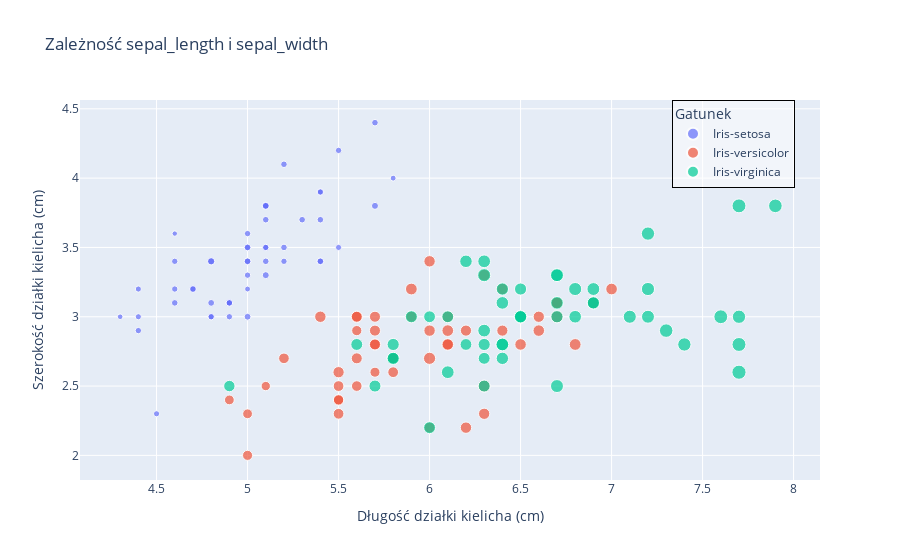

Notebook code for this chart:
### Code cell
fig = px.scatter(
    flowers,
    x="sepal_length",
    y="sepal_width",
    color="species",
    size='petal_length',
    size_max=10,
    title="Zależność sepal_length i sepal_width",
    labels={"sepal_length": "Długość działki kielicha (cm)", "sepal_width": "Szerokość działki kielicha (cm)"}
)

fig.update_layout(
    legend_title_text="Gatunek",
    legend=dict(
        x=0.8, y=1,
        bgcolor="rgba(255,255,255,0.5)",
        bordercolor="black",
        borderwidth=1
    )
)

fig.show()

### Figure 1 — Plotly figure (JSON) as saved in the notebook; plotly's stock layout.template omitted (floating-point values rounded to 4 significant figures)
{"data": [{"hovertemplate": "species=Iris-setosa<br>Długość działki kielicha (cm)=%{x}<br>Szerokość działki kielicha (cm)=%{y}<br>petal_length=%{marker.size}<extra></extra>", "legendgroup": "Iris-setosa", "marker": {"color": "#636efa", "size": [1.4, 1.4, 1.3, 1.5, 1.4, 1.7, 1.4, 1.5, 1.4, 1.5, 1.5, 1.6, 1.4, 1.1, 1.2, 1.5, 1.3, 1.4, 1.7, 1.5, 1.7, 1.5, 1.0, 1.7, 1.9, 1.6, 1.6, 1.5, 1.4, 1.6, 1.6, 1.5, 1.5, 1.4, 1.5, 1.2, 1.3, 1.5, 1.3, 1.5, 1.3, 1.3, 1.3, 1.6, 1.9, 1.4, 1.6, 1.4, 1.5, 1.4], "sizemode": "area", "sizeref": 0.069, "symbol": "circle"}, "mode": "markers", "name": "Iris-setosa", "orientation": "v", "showlegend": true, "type": "scatter", "x": [5.1, 4.9, 4.7, 4.6, 5.0, 5.4, 4.6, 5.0, 4.4, 4.9, 5.4, 4.8, 4.8, 4.3, 5.8, 5.7, 5.4, 5.1, 5.7, 5.1, 5.4, 5.1, 4.6, 5.1, 4.8, 5.0, 5.0, 5.2, 5.2, 4.7, 4.8, 5.4, 5.2, 5.5, 4.9, 5.0, 5.5, 4.9, 4.4, 5.1, 5.0, 4.5, 4.4, 5.0, 5.1, 4.8, 5.1, 4.6, 5.3, 5.0], "xaxis": "x", "y": [3.5, 3.0, 3.2, 3.1, 3.6, 3.9, 3.4, 3.4, 2.9, 3.1, 3.7, 3.4, 3.0, 3.0, 4.0, 4.4, 3.9, 3.5, 3.8, 3.8, 3.4, 3.7, 3.6, 3.3, 3.4, 3.0, 3.4, 3.5, 3.4, 3.2, 3.1, 3.4, 4.1, 4.2, 3.1, 3.2, 3.5, 3.1, 3.0, 3.4, 3.5, 2.3, 3.2, 3.5, 3.8, 3.0, 3.8, 3.2, 3.7, 3.3], "yaxis": "y"}, {"hovertemplate": "species=Iris-versicolor<br>Długość działki kielicha (cm)=%{x}<br>Szerokość działki kielicha (cm)=%{y}<br>petal_length=%{marker.size}<extra></extra>", "legendgroup": "Iris-versicolor", "marker": {"color": "#EF553B", "size": [4.7, 4.5, 4.9, 4.0, 4.6, 4.5, 4.7, 3.3, 4.6, 3.9, 3.5, 4.2, 4.0, 4.7, 3.6, 4.4, 4.5, 4.1, 4.5, 3.9, 4.8, 4.0, 4.9, 4.7, 4.3, 4.4, 4.8, 5.0, 4.5, 3.5, 3.8, 3.7, 3.9, 5.1, 4.5, 4.5, 4.7, 4.4, 4.1, 4.0, 4.4, 4.6, 4.0, 3.3, 4.2, 4.2, 4.2, 4.3, 3.0, 4.1], "sizemode": "area", "sizeref": 0.069, "symbol": "circle"}, "mode": "markers", "name": "Iris-versicolor", "orientation": "v", "showlegend": true, "type": "scatter", "x": [7.0, 6.4, 6.9, 5.5, 6.5, 5.7, 6.3, 4.9, 6.6, 5.2, 5.0, 5.9, 6.0, 6.1, 5.6, 6.7, 5.6, 5.8, 6.2, 5.6, 5.9, 6.1, 6.3, 6.1, 6.4, 6.6, 6.8, 6.7, 6.0, 5.7, 5.5, 5.5, 5.8, 6.0, 5.4, 6.0, 6.7, 6.3, 5.6, 5.5, 5.5, 6.1, 5.8, 5.0, 5.6, 5.7, 5.7, 6.2, 5.1, 5.7], "xaxis": "x", "y": [3.2, 3.2, 3.1, 2.3, 2.8, 2.8, 3.3, 2.4, 2.9, 2.7, 2.0, 3.0, 2.2, 2.9, 2.9, 3.1, 3.0, 2.7, 2.2, 2.5, 3.2, 2.8, 2.5, 2.8, 2.9, 3.0, 2.8, 3.0, 2.9, 2.6, 2.4, 2.4, 2.7, 2.7, 3.0, 3.4, 3.1, 2.3, 3.0, 2.5, 2.6, 3.0, 2.6, 2.3, 2.7, 3.0, 2.9, 2.9, 2.5, 2.8], "yaxis": "y"}, {"hovertemplate": "species=Iris-virginica<br>Długość działki kielicha (cm)=%{x}<br>Szerokość działki kielicha (cm)=%{y}<br>petal_length=%{marker.size}<extra></extra>", "legendgroup": "Iris-virginica", "marker": {"color": "#00cc96", "size": [6.0, 5.1, 5.9, 5.6, 5.8, 6.6, 4.5, 6.3, 5.8, 6.1, 5.1, 5.3, 5.5, 5.0, 5.1, 5.3, 5.5, 6.7, 6.9, 5.0, 5.7, 4.9, 6.7, 4.9, 5.7, 6.0, 4.8, 4.9, 5.6, 5.8, 6.1, 6.4, 5.6, 5.1, 5.6, 6.1, 5.6, 5.5, 4.8, 5.4, 5.6, 5.1, 5.1, 5.9, 5.7, 5.2, 5.0, 5.2, 5.4, 5.1], "sizemode": "area", "sizeref": 0.069, "symbol": "circle"}, "mode": "markers", "name": "Iris-virginica", "orientation": "v", "showlegend": true, "type": "scatter", "x": [6.3, 5.8, 7.1, 6.3, 6.5, 7.6, 4.9, 7.3, 6.7, 7.2, 6.5, 6.4, 6.8, 5.7, 5.8, 6.4, 6.5, 7.7, 7.7, 6.0, 6.9, 5.6, 7.7, 6.3, 6.7, 7.2, 6.2, 6.1, 6.4, 7.2, 7.4, 7.9, 6.4, 6.3, 6.1, 7.7, 6.3, 6.4, 6.0, 6.9, 6.7, 6.9, 5.8, 6.8, 6.7, 6.7, 6.3, 6.5, 6.2, 5.9], "xaxis": "x", "y": [3.3, 2.7, 3.0, 2.9, 3.0, 3.0, 2.5, 2.9, 2.5, 3.6, 3.2, 2.7, 3.0, 2.5, 2.8, 3.2, 3.0, 3.8, 2.6, 2.2, 3.2, 2.8, 2.8, 2.7, 3.3, 3.2, 2.8, 3.0, 2.8, 3.0, 2.8, 3.8, 2.8, 2.8, 2.6, 3.0, 3.4, 3.1, 3.0, 3.1, 3.1, 3.1, 2.7, 3.2, 3.3, 3.0, 2.5, 3.0, 3.4, 3.0], "yaxis": "y"}], "layout": {"legend": {"bgcolor": "rgba(255,255,255,0.5)", "bordercolor": "black", "borderwidth": 1, "itemsizing": "constant", "title": {"text": "Gatunek"}, "tracegroupgap": 0, "x": 0.8, "y": 1}, "title": {"text": "Zależność sepal_length i sepal_width"}, "xaxis": {"anchor": "y", "domain": [0, 1], "title": {"text": "Długość działki kielicha (cm)"}}, "yaxis": {"anchor": "x", "domain": [0, 1], "title": {"text": "Szerokość działki kielicha (cm)"}}}}
